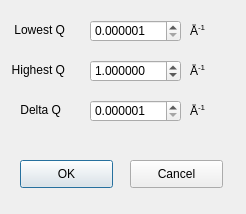
<?xml version="1.0" encoding="UTF-8"?>
<ui version="4.0">
 <class>SaveExtrapolatedPanel</class>
 <widget class="QDialog" name="SaveExtrapolatedPanel">
  <property name="geometry">
   <rect>
    <x>0</x>
    <y>0</y>
    <width>246</width>
    <height>214</height>
   </rect>
  </property>
  <property name="windowTitle">
   <string>Dialog</string>
  </property>
  <widget class="QDoubleSpinBox" name="spnLow">
   <property name="geometry">
    <rect>
     <x>90</x>
     <y>20</y>
     <width>91</width>
     <height>22</height>
    </rect>
   </property>
   <property name="decimals">
    <number>6</number>
   </property>
   <property name="minimum">
    <double>0.000001000000000</double>
   </property>
   <property name="maximum">
    <double>100.000000000000000</double>
   </property>
  </widget>
  <widget class="QDoubleSpinBox" name="spnHigh">
   <property name="geometry">
    <rect>
     <x>90</x>
     <y>60</y>
     <width>91</width>
     <height>22</height>
    </rect>
   </property>
   <property name="decimals">
    <number>6</number>
   </property>
   <property name="minimum">
    <double>0.000001000000000</double>
   </property>
   <property name="maximum">
    <double>100.000000000000000</double>
   </property>
   <property name="value">
    <double>1.000000000000000</double>
   </property>
  </widget>
  <widget class="QDoubleSpinBox" name="spnDelta">
   <property name="geometry">
    <rect>
     <x>90</x>
     <y>100</y>
     <width>91</width>
     <height>22</height>
    </rect>
   </property>
   <property name="decimals">
    <number>6</number>
   </property>
   <property name="minimum">
    <double>0.000001000000000</double>
   </property>
   <property name="maximum">
    <double>100.000000000000000</double>
   </property>
  </widget>
  <widget class="QLabel" name="lblLow">
   <property name="geometry">
    <rect>
     <x>-6</x>
     <y>20</y>
     <width>71</width>
     <height>20</height>
    </rect>
   </property>
   <property name="text">
    <string>Lowest Q</string>
   </property>
   <property name="alignment">
    <set>Qt::AlignRight|Qt::AlignTrailing|Qt::AlignVCenter</set>
   </property>
  </widget>
  <widget class="QLabel" name="lblHigh">
   <property name="geometry">
    <rect>
     <x>-6</x>
     <y>60</y>
     <width>71</width>
     <height>20</height>
    </rect>
   </property>
   <property name="text">
    <string>Highest Q</string>
   </property>
   <property name="alignment">
    <set>Qt::AlignRight|Qt::AlignTrailing|Qt::AlignVCenter</set>
   </property>
  </widget>
  <widget class="QLabel" name="lblDelta">
   <property name="geometry">
    <rect>
     <x>-10</x>
     <y>100</y>
     <width>71</width>
     <height>20</height>
    </rect>
   </property>
   <property name="text">
    <string>Delta Q</string>
   </property>
   <property name="alignment">
    <set>Qt::AlignRight|Qt::AlignTrailing|Qt::AlignVCenter</set>
   </property>
  </widget>
  <widget class="QLabel" name="units1">
   <property name="geometry">
    <rect>
     <x>190</x>
     <y>20</y>
     <width>15</width>
     <height>22</height>
    </rect>
   </property>
   <property name="text">
    <string>&lt;html&gt;&lt;head/&gt;&lt;body&gt;&lt;p&gt;Å&lt;span style=&quot; vertical-align:super;&quot;&gt;-1&lt;/span&gt;&lt;/p&gt;&lt;/body&gt;&lt;/html&gt;</string>
   </property>
  </widget>
  <widget class="QLabel" name="units2">
   <property name="geometry">
    <rect>
     <x>190</x>
     <y>60</y>
     <width>15</width>
     <height>22</height>
    </rect>
   </property>
   <property name="text">
    <string>&lt;html&gt;&lt;head/&gt;&lt;body&gt;&lt;p&gt;Å&lt;span style=&quot; vertical-align:super;&quot;&gt;-1&lt;/span&gt;&lt;/p&gt;&lt;/body&gt;&lt;/html&gt;</string>
   </property>
  </widget>
  <widget class="QLabel" name="units3">
   <property name="geometry">
    <rect>
     <x>190</x>
     <y>100</y>
     <width>15</width>
     <height>22</height>
    </rect>
   </property>
   <property name="text">
    <string>&lt;html&gt;&lt;head/&gt;&lt;body&gt;&lt;p&gt;Å&lt;span style=&quot; vertical-align:super;&quot;&gt;-1&lt;/span&gt;&lt;/p&gt;&lt;/body&gt;&lt;/html&gt;</string>
   </property>
  </widget>
  <widget class="QPushButton" name="cmdOK">
   <property name="geometry">
    <rect>
     <x>20</x>
     <y>160</y>
     <width>93</width>
     <height>28</height>
    </rect>
   </property>
   <property name="text">
    <string>OK</string>
   </property>
  </widget>
  <widget class="QPushButton" name="cmdCancel">
   <property name="geometry">
    <rect>
     <x>130</x>
     <y>160</y>
     <width>93</width>
     <height>28</height>
    </rect>
   </property>
   <property name="text">
    <string>Cancel</string>
   </property>
  </widget>
 </widget>
 <resources/>
 <connections/>
</ui>
